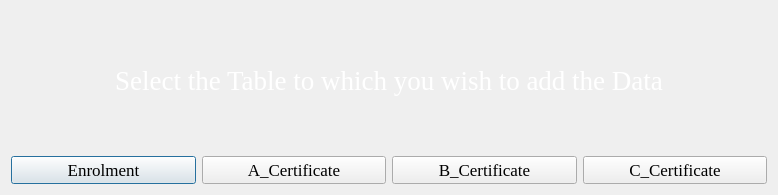
<?xml version="1.0" encoding="UTF-8"?>
<ui version="4.0">
 <class>exceltodatabaseDialog</class>
 <widget class="QDialog" name="exceltodatabaseDialog">
  <property name="windowModality">
   <enum>Qt::NonModal</enum>
  </property>
  <property name="geometry">
   <rect>
    <x>0</x>
    <y>0</y>
    <width>778</width>
    <height>195</height>
   </rect>
  </property>
  <property name="minimumSize">
   <size>
    <width>778</width>
    <height>195</height>
   </size>
  </property>
  <property name="maximumSize">
   <size>
    <width>778</width>
    <height>195</height>
   </size>
  </property>
  <property name="windowTitle">
   <string>Choose the TABLE</string>
  </property>
  <property name="windowIcon">
   <iconset resource="../Icons/icon_res.qrc">
    <normaloff>:/icons/ncc2.png</normaloff>:/icons/ncc2.png</iconset>
  </property>
  <property name="styleSheet">
   <string notr="true">#exceltodatabaseDialog{
border-image:url(:/icons/simple_grad.png);
}</string>
  </property>
  <property name="modal">
   <bool>true</bool>
  </property>
  <layout class="QVBoxLayout" name="verticalLayout">
   <item>
    <widget class="QLabel" name="label">
     <property name="font">
      <font>
       <family>Georgia</family>
       <pointsize>20</pointsize>
      </font>
     </property>
     <property name="styleSheet">
      <string notr="true">color:white;</string>
     </property>
     <property name="text">
      <string>Select the Table to which you wish to add the Data</string>
     </property>
     <property name="alignment">
      <set>Qt::AlignCenter</set>
     </property>
    </widget>
   </item>
   <item>
    <layout class="QHBoxLayout" name="horizontalLayout">
     <item>
      <widget class="QPushButton" name="etd_enrolmentPushButton">
       <property name="font">
        <font>
         <family>Georgia</family>
         <pointsize>13</pointsize>
         <weight>50</weight>
         <bold>false</bold>
        </font>
       </property>
       <property name="text">
        <string>Enrolment</string>
       </property>
      </widget>
     </item>
     <item>
      <widget class="QPushButton" name="etd_acertPushButton">
       <property name="font">
        <font>
         <family>Georgia</family>
         <pointsize>13</pointsize>
         <weight>50</weight>
         <bold>false</bold>
        </font>
       </property>
       <property name="text">
        <string>A_Certificate</string>
       </property>
      </widget>
     </item>
     <item>
      <widget class="QPushButton" name="etd_bcertPushButton">
       <property name="font">
        <font>
         <family>Georgia</family>
         <pointsize>13</pointsize>
         <weight>50</weight>
         <bold>false</bold>
        </font>
       </property>
       <property name="text">
        <string>B_Certificate</string>
       </property>
      </widget>
     </item>
     <item>
      <widget class="QPushButton" name="etd_ccertPushButton">
       <property name="font">
        <font>
         <family>Georgia</family>
         <pointsize>13</pointsize>
         <weight>50</weight>
         <bold>false</bold>
        </font>
       </property>
       <property name="text">
        <string>C_Certificate</string>
       </property>
      </widget>
     </item>
    </layout>
   </item>
  </layout>
 </widget>
 <resources>
  <include location="../Icons/icon_res.qrc"/>
 </resources>
 <connections/>
</ui>
